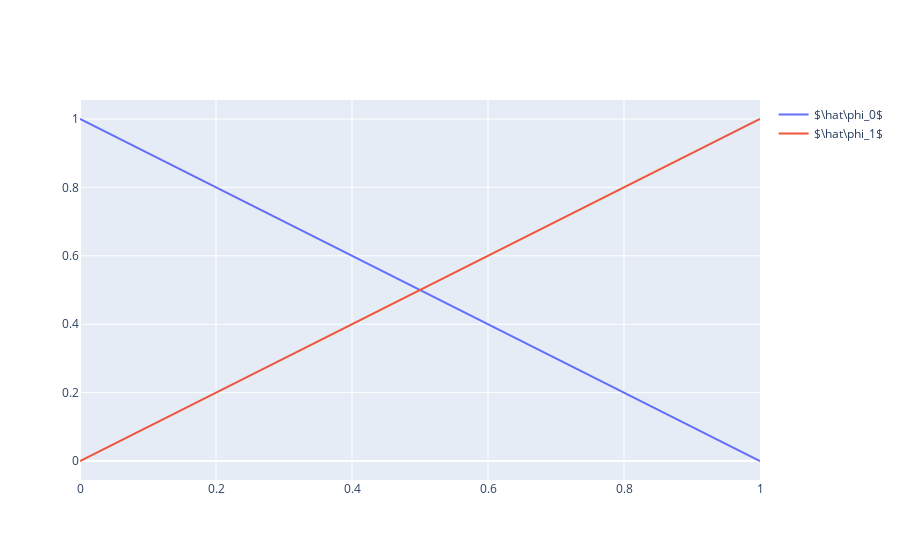

Notebook code cell kept with this figure:
### Markdown cell above
We can now plot the two bases

### Code cell
x = np.linspace(0, 1)
fig = go.Figure(data=[
    go.Scatter(x=x, y=hat_phi0(x), mode='lines', name="$\hat\phi_0$"),
    go.Scatter(x=x, y=hat_phi1(x), mode='lines', name="$\hat\phi_1$")
])
plotly.iplot(fig)
